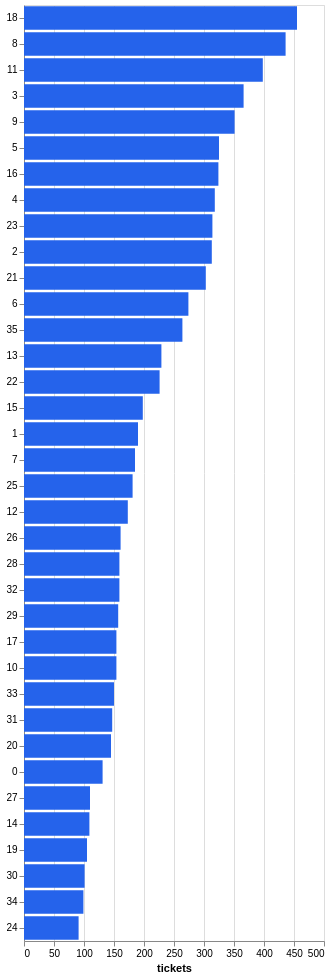

The code cell stored with this chart in its notebook:
### Markdown cell above
### Family sizes and how they map onto the declared taxonomy

### Code cell
import pandas as pd

from itsm.app import charts

size_frame = (
    clusters[["cluster_id", "size"]]
    .rename(columns={"cluster_id": "cluster", "size": "tickets"})
    .assign(cluster=lambda d: d["cluster"].astype(str))
)
charts.category_bars(size_frame, value="tickets", label="cluster")

### Figure 1 — Vega-Lite specification as saved in the notebook (floating-point values rounded to 4 significant figures)
{"config": {"view": {"continuousWidth": 300, "continuousHeight": 300}}, "data": {"name": "data-d838087780054685f21a9ea1785e66f5"}, "mark": {"type": "bar", "color": "#2563eb"}, "encoding": {"tooltip": [{"field": "cluster", "type": "nominal"}, {"field": "tickets", "type": "quantitative"}], "x": {"field": "tickets", "title": "tickets", "type": "quantitative"}, "y": {"field": "cluster", "sort": "-x", "title": null, "type": "nominal"}}, "height": 936, "$schema": "https://vega.github.io/schema/vega-lite/v6.4.1.json", "datasets": {"data-d838087780054685f21a9ea1785e66f5": [{"cluster": "18", "tickets": 455}, {"cluster": "8", "tickets": 436}, {"cluster": "11", "tickets": 398}, {"cluster": "3", "tickets": 366}, {"cluster": "9", "tickets": 351}, {"cluster": "5", "tickets": 325}, {"cluster": "16", "tickets": 324}, {"cluster": "4", "tickets": 318}, {"cluster": "23", "tickets": 314}, {"cluster": "2", "tickets": 313}, {"cluster": "21", "tickets": 303}, {"cluster": "6", "tickets": 274}, {"cluster": "35", "tickets": 264}, {"cluster": "13", "tickets": 229}, {"cluster": "22", "tickets": 226}, {"cluster": "15", "tickets": 198}, {"cluster": "1", "tickets": 190}, {"cluster": "7", "tickets": 185}, {"cluster": "25", "tickets": 181}, {"cluster": "12", "tickets": 173}, {"cluster": "26", "tickets": 161}, {"cluster": "28", "tickets": 159}, {"cluster": "32", "tickets": 159}, {"cluster": "29", "tickets": 157}, {"cluster": "17", "tickets": 154}, {"cluster": "10", "tickets": 154}, {"cluster": "33", "tickets": 150}, {"cluster": "31", "tickets": 147}, {"cluster": "20", "tickets": 145}, {"cluster": "0", "tickets": 131}, {"cluster": "27", "tickets": 110}, {"cluster": "14", "tickets": 109}, {"cluster": "19", "tickets": 105}, {"cluster": "30", "tickets": 101}, {"cluster": "34", "tickets": 99}, {"cluster": "24", "tickets": 91}]}}
